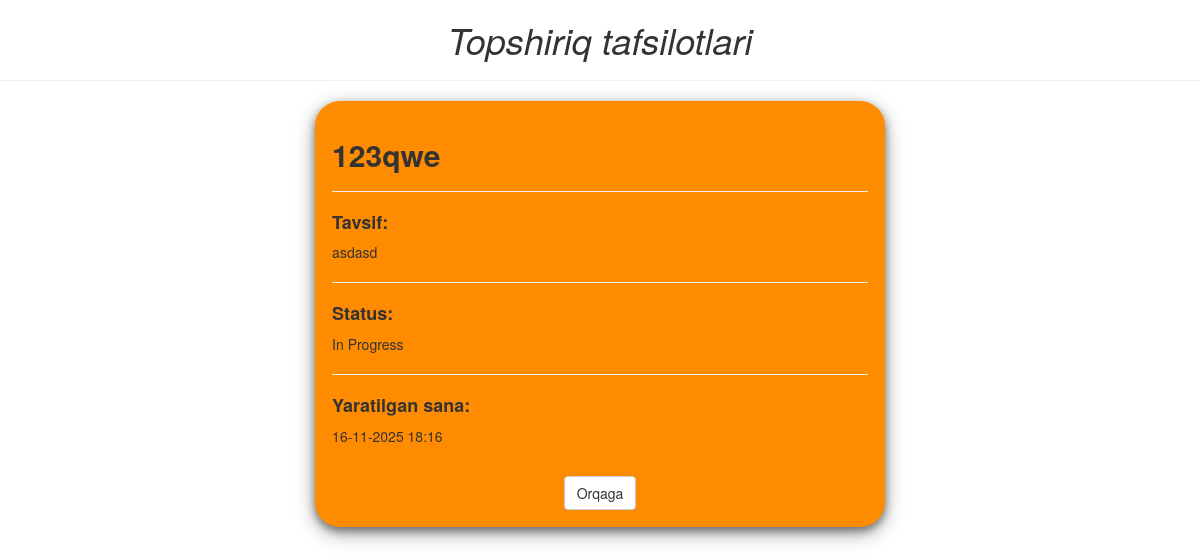
The page /detail/2/ on the database its author committed.
### main/models.py (models this page shows, shortened)
class Todo(models.Model):
    title = models.CharField(max_length=200)
    desc = models.TextField()
    status = models.CharField(max_length=50,choices=StatusChoices.choices,default=StatusChoices.NEW)
    created_at = models.DateTimeField(auto_now_add=True)

### main/views.py (the view)
# urls.py: path("detail/<int:id>/", detail_todo),
def detail_todo(request, id):
    try:
        todo = Todo.objects.get(id=id)
    except:
        return render(request, 'detail.html', {'message': "Bunday topshiriq topilmadi"})
    return render(request, 'detail.html', {'todo': todo})

### templates/detail.html (shortened to what this page needs)
<!DOCTYPE html>
<html lang="en" dir="ltr">
<head>
    <link rel="stylesheet" href="https://maxcdn.bootstrapcdn.com/bootstrap/3.3.7/css/bootstrap.min.css">
</head>
<body class="container-fluid">
    <center class="row">
        <h1><i>Topshiriq tafsilotlari</i></h1>
        <hr />
    </center>
    <div class="row">
        <div class="col-md-3"></div>
        <div class="col-md-6">
            {% if todo %}
            <div class="detail_card">
                <h2><b>{{ todo.title }}</b></h2>
                <hr />
                <h4><b>Tavsif:</b></h4>
                <p>{{ todo.desc }}</p>
                <hr />
                <h4><b>Status:</b></h4>
                <p>{{ todo.get_status_display }}</p>
                <hr />
                <h4><b>Yaratilgan sana:</b></h4>
                <p>{{ todo.created_at|date:"d-m-Y H:i" }}</p>
                <br />
                <center>
                    <a href="/" class="btn btn-default">Orqaga</a>
                </center>
            </div>
            {% endif %}
        </div>
        <div class="col-md-3"></div>
    </div>
</body>
</html>

### templates/detail.html (style rules this page uses)
.detail_card { padding: 3%; background: DarkOrange; border-radius: 25px; box-shadow: 0 4px 8px 0 rgba(0, 0, 0, 0.4), 0 6px 20px 0 rgba(0, 0, 0, 0.36); }

### rows shown on the page
Todo: title "123qwe", desc "asdasd", status "In Progress", created_at "16-11-2025 18:16"
